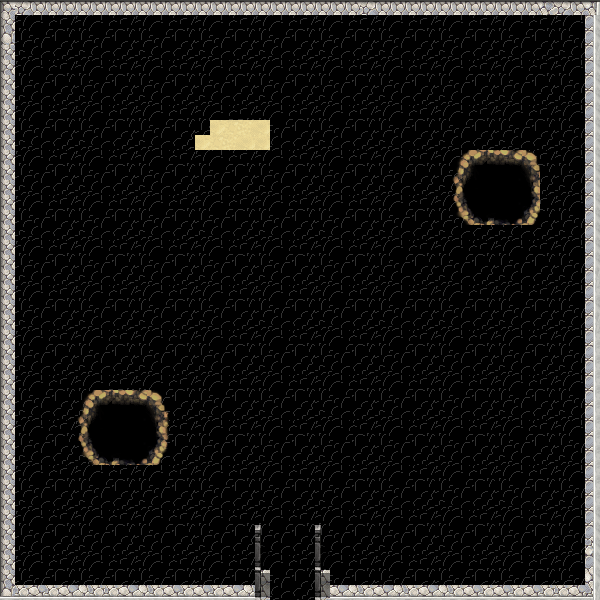

Below is a game level as drawn by its tile map, then a one-line description and the .tmx that defines it (tile-layer data replaced by summaries):
An orthogonal 40x40 tile map with 15x15 px tiles, 2 tile layers (background, builds) and 2 objects (player, door).

<map version="1.0" tiledversion="1.1.5" orientation="orthogonal" renderorder="right-down" width="40" height="40" tilewidth="15" tileheight="15" infinite="0" nextobjectid="5">
 <tileset firstgid="1" name="Outside_A2" tilewidth="15" tileheight="15" tilecount="1938" columns="51">
  <image source="../images/tiles/Outside_A2.png" width="768" height="576" />
 </tileset>
 <objectgroup name="objects">
  <object id="2" name="player" type="player" x="289" y="479">
   <properties>
    <property name="group" value="players" />
    <property name="texture" value="player_spritesheet" />
    <property name="walking_speed" type="int" value="100" />
   </properties>
  </object>
  <object id="3" name="door" type="door" x="275" y="559" width="29" height="26">
   <properties>
    <property name="group" value="doors" />
    <property name="next_level" value="WorldScene" />
   </properties>
  </object>
 </objectgroup>
 <layer name="background" width="40" height="40">
  <properties>
   <property name="tileset" value="cave_tileset" />
  </properties>
  <data>[1600 cells, 1600 non-empty, 27 distinct tile ids]</data>
 </layer>
 <layer name="builds" width="40" height="40">
  <properties>
   <property name="collision" type="bool" value="true" />
   <property name="tileset" value="cave_tileset" />
  </properties>
  <data>[1600 cells, 221 non-empty, 53 distinct tile ids]</data>
 </layer>
</map>
